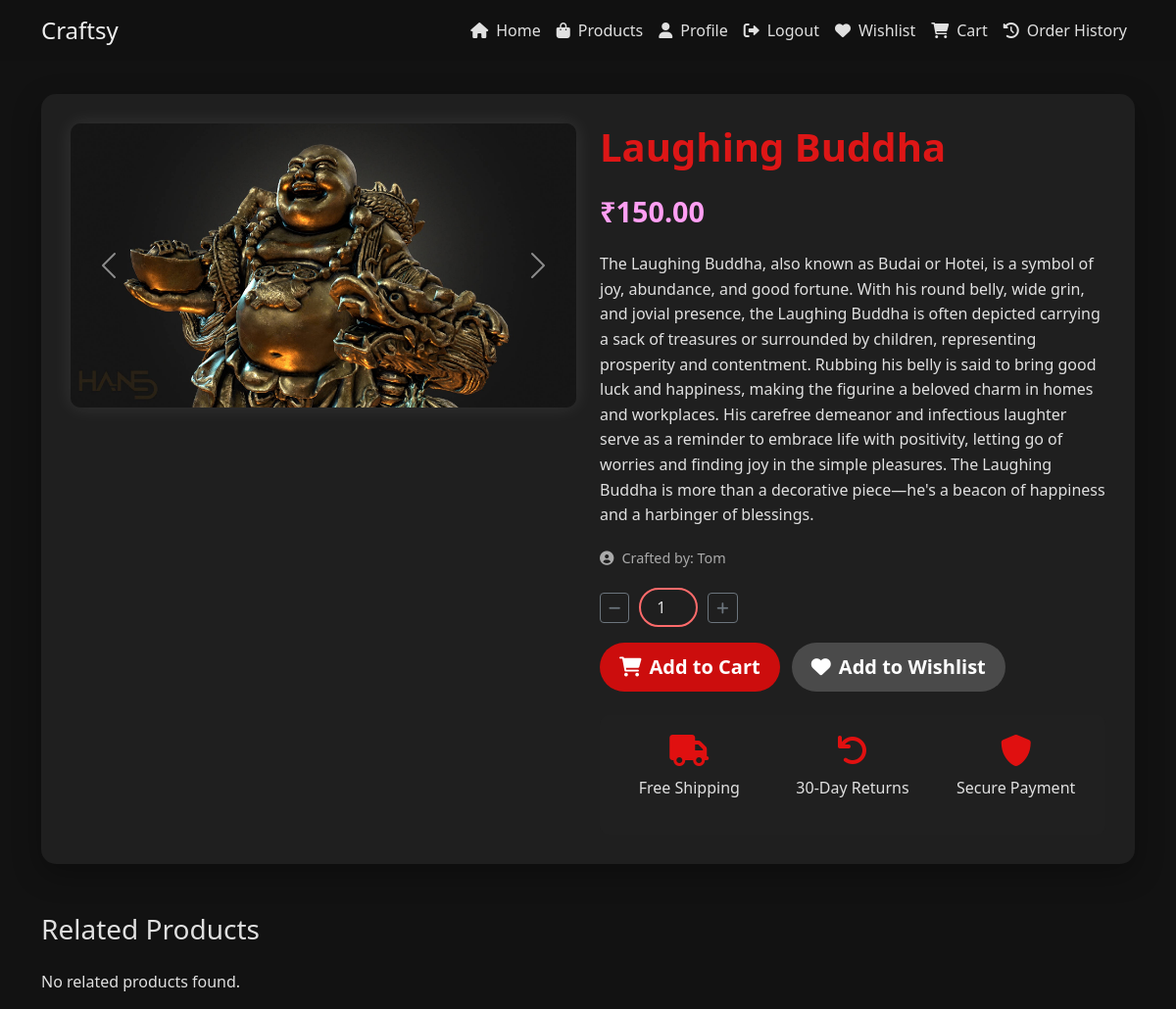
Before: /product/4/ with the older database file.
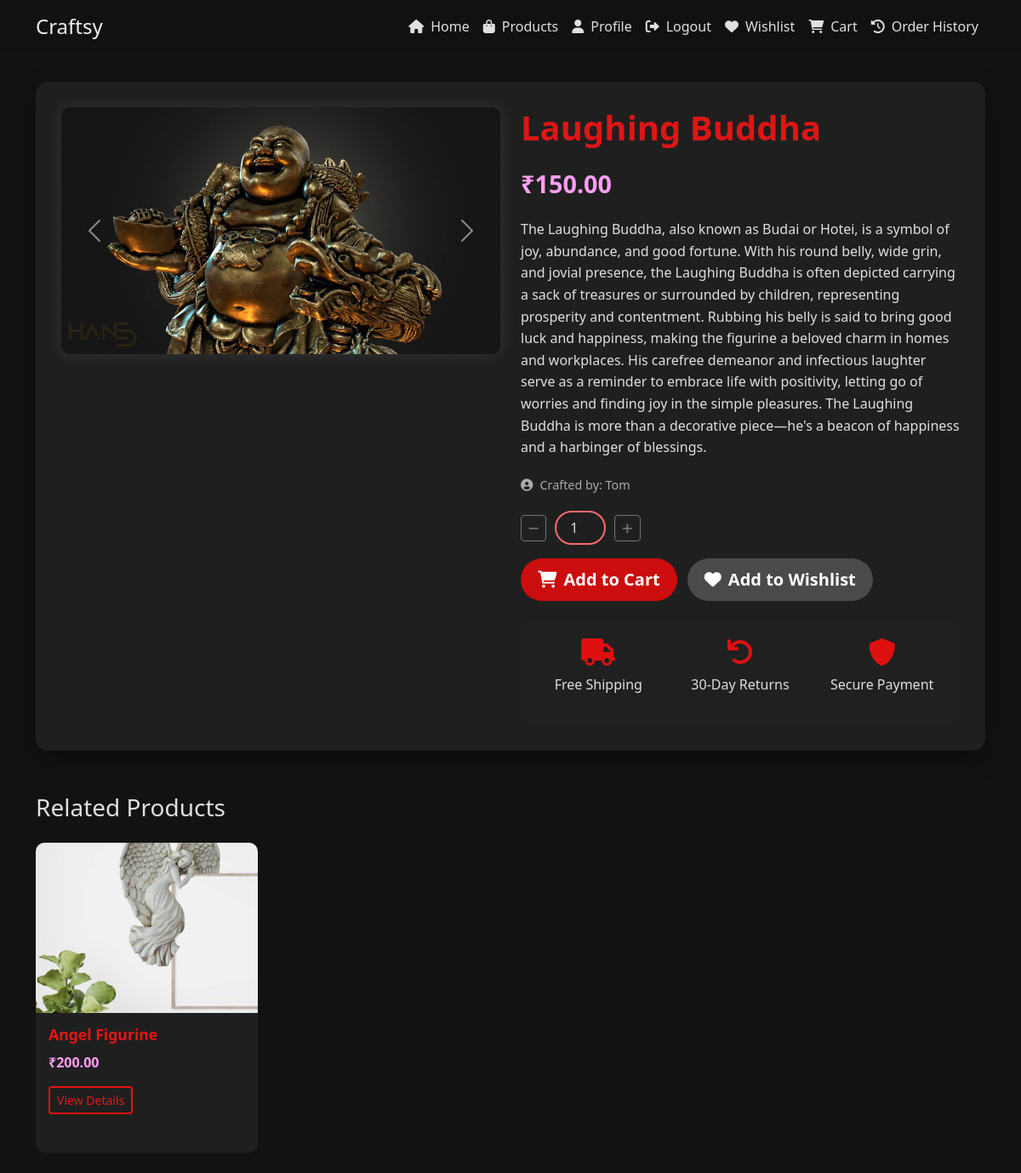
After: the same page with the newer database file.
### accounts/models.py (models this page shows, shortened)
class ProductImage(models.Model):
    product = models.ForeignKey(Product, related_name='images', on_delete=models.CASCADE)
    image = models.ImageField(upload_to='product_images/')
    is_primary = models.BooleanField(default=False)
    created_at = models.DateTimeField(auto_now_add=True)

class Product(models.Model):
    CATEGORY_CHOICES = [
        ('jewelry', 'Jewelry'),
        ('pottery', 'Pottery'),
        ('woodworking', 'Woodworking'),
        ('painting', 'Painting'),
    ]
    name = models.CharField(max_length=200)
    description = models.TextField()
    price = models.DecimalField(max_digits=10, decimal_places=2)
    category = models.ForeignKey(Category, on_delete=models.CASCADE, related_name='products')
    inventory = models.PositiveIntegerField()
    artisan = models.ForeignKey(Artisan, on_delete=models.CASCADE, related_name='products')
    created_at = models.DateTimeField(auto_now_add=True)
    updated_at = models.DateTimeField(auto_now=True)

### accounts/views.py (the view)
# urls.py: path('product/<int:product_id>/', views.product_detail, name='product_detail'),
def product_detail(request, product_id):
    product = get_object_or_404(Product, id=product_id)
    images = product.images.all()
    related_products = Product.objects.filter(category=product.category).exclude(id=product.id)[:4]
    context = {
        'product': product,
        'images': images,
        'related_products': related_products,
    }
    return render(request, 'product_detail.html', context)

### templates/product_detail.html (shortened to what the changed rows need)
<!DOCTYPE html>
<html lang="en">
<head>
    <link href="https://cdn.jsdelivr.net/npm/bootstrap@5.3.0/dist/css/bootstrap.min.css" rel="stylesheet">
    <link rel="stylesheet" href="https://cdnjs.cloudflare.com/ajax/libs/font-awesome/6.0.0-beta3/css/all.min.css">
    <link rel="stylesheet" href="https://cdnjs.cloudflare.com/ajax/libs/magnific-popup.js/1.1.0/magnific-popup.min.css">
</head>
<body>
    <div class="container">
        <div class="product-container">
            <div class="row">
                <div class="col-md-6">
                    <div class="product-image">
                        {% if product.images.all %}
                            <div id="productCarousel" class="carousel slide" data-bs-ride="carousel">
                                <div class="carousel-inner">
                                    {% for image in product.images.all %}
                                        <div class="carousel-item {% if forloop.first %}active{% endif %}">
                                            <a href="{{ image.image.url }}" class="image-popup">
                                                <img src="{{ image.image.url }}" class="d-block w-100" alt="{{ product.name }}">
                                            </a>
                                        </div>
                                    {% endfor %}
                                </div>
                            </div>
                        {% else %}
                            <img src="https://via.placeholder.com/500x500?text=No+Image" alt="Default Product Image">
                        {% endif %}
                    </div>
                </div>
                <div class="col-md-6">
                    <h1 class="product-title">{{ product.name }}</h1>
                </div>
            </div>
        </div>
        <div class="related-products">
            <div class="row">
                {% for related_product in related_products %}
                    <div class="col-md-3 mb-4">
                        <div class="related-product-card">
                            <div class="related-product-image">
                                {% if related_product.images.first %}
                                    <img src="{{ related_product.images.first.image.url }}" alt="{{ related_product.name }}">
                                {% else %}
                                    <img src="https://via.placeholder.com/300x200?text=No+Image" alt="Default Product Image">
                                {% endif %}
                            </div>
                            <div class="related-product-details">
                                <h5 class="related-product-title">{{ related_product.name }}</h5>
                                <p class="related-product-price">₹{{ related_product.price }}</p>
                                <a href="{% url 'product_detail' related_product.id %}" class="btn btn-view-details btn-sm">View Details</a>
                            </div>
                        </div>
                    </div>
                {% empty %}
                    <p>No related products found.</p>
                {% endfor %}
            </div>
        </div>
</body>
</html>

Changed rows visible on the page:
added Product: images.first.image (picture), name "Angel Figurine", price "200.00"
Other visible differences:
text no longer shown: "No related products found."
